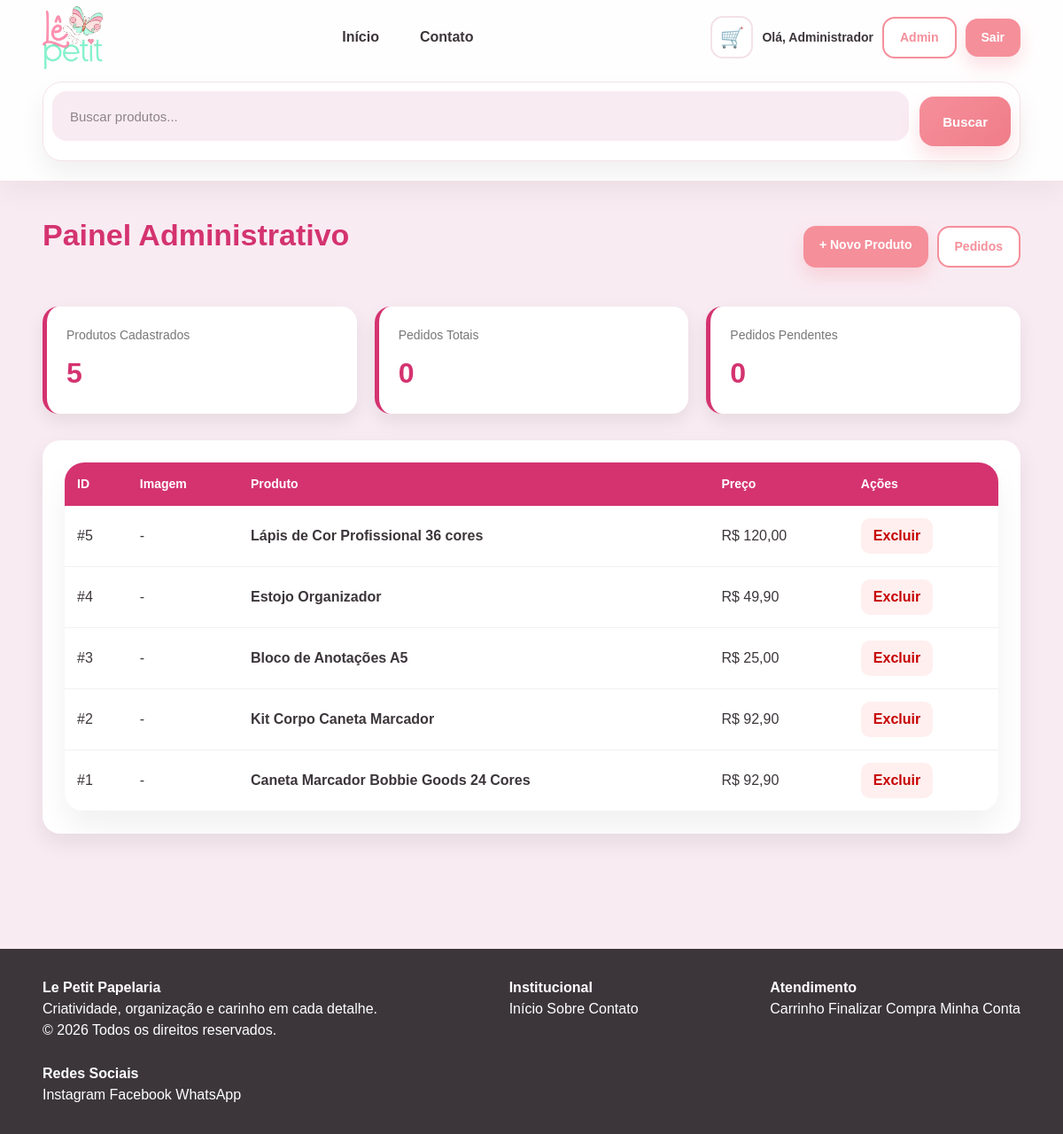
/admin.php (signed in), run on the app's committed database.
### tables this page shows
CREATE TABLE `products` (
  `id` int(11) NOT NULL,
  `nome` varchar(255) NOT NULL,
  `descricao` text DEFAULT NULL,
  `preco` decimal(10,2) NOT NULL,
  `imagem` varchar(255) DEFAULT NULL,
  `categoria` varchar(100) DEFAULT NULL,
  `marca` varchar(100) DEFAULT NULL,
  `created_at` timestamp NOT NULL DEFAULT current_timestamp()
);

### admin.php (the view, shortened to what this page needs)
<?php
require 'config.php';
$products = $pdo->query("
SELECT * FROM products
ORDER BY id DESC
")->fetchAll();
$totalProdutos = $pdo->query("SELECT COUNT(*) FROM products")->fetchColumn();
$totalPedidos = $pdo->query("SELECT COUNT(*) FROM orders")->fetchColumn();
$pedidosPendentes = $pdo->query("SELECT COUNT(*) FROM orders WHERE status='pendente'")->fetchColumn();
require 'header.php';
?>
<div class="admin-page">
<div class="admin-top">
<div class="admin-title">
Painel Administrativo
</div>
<div class="admin-actions">
<a href="add_product.php" class="btn">+ Novo Produto</a>
<a href="admin_pedidos.php" class="btn-outline">Pedidos</a>
</div>
</div>
<div class="stats-grid">
<div class="stat-card">
<div class="stat-label">Produtos Cadastrados</div>
<div class="stat-number"><?= $totalProdutos ?></div>
</div>
<div class="stat-card">
<div class="stat-label">Pedidos Totais</div>
<div class="stat-number"><?= $totalPedidos ?></div>
</div>
<div class="stat-card">
<div class="stat-label">Pedidos Pendentes</div>
<div class="stat-number"><?= $pedidosPendentes ?></div>
</div>
</div>
<div class="admin-box">
<table class="table">
<tr>
<th>ID</th>
<th>Imagem</th>
<th>Produto</th>
<th>Preço</th>
<th>Ações</th>
</tr>
<?php foreach($products as $p): ?>
<tr>
<td>#<?= $p['id'] ?></td>
<td>
<?php if($p['imagem']): ?>
<img src="uploads/<?= htmlspecialchars($p['imagem']) ?>" class="prod-img">
<?php else: ?>
-
<?php endif; ?>
</td>
<td>
<strong><?= htmlspecialchars($p['nome']) ?></strong>
</td>
<td>
R$ <?= number_format($p['preco'],2,',','.') ?>
</td>
<td>
<a
href="admin.php?delete=<?= $p['id'] ?>"
class="action-delete"
onclick="return confirm('Excluir produto?')"
>
Excluir
</a>
</td>
</tr>
<?php endforeach; ?>
</table>
</div>
</div>
<?php require 'footer.php'; ?>

### style.css (style rules this page uses)
* { margin:0; padding:0; box-sizing:border-box; }
html { scroll-behavior:smooth; }
body { font-family:Arial, Helvetica, sans-serif; background:#f9ebf2; color:#3c363b; line-height:1.5; }
a { text-decoration:none; color:inherit; }
.btn, .btn-outline { padding:11px 18px; border-radius:14px; font-weight:700; cursor:pointer; transition:.25s ease; font-size:14px; }
.btn { border:none; background:#f58f9a; color:#fff; box-shadow:0 10px 20px rgba(245,143,154,.28); }
.btn-outline { border:2px solid #f58f9a; background:#fff; color:#f58f9a; }
.table, .cart-table { width:100%; border-collapse:collapse; background:#fff; border-radius:22px; overflow:hidden; box-shadow:0 18px 35px rgba(0,0,0,.06); }
.table th, .cart-table th { background:#3c363b; color:#fff; padding:16px; text-align:left; }
.table td, .cart-table td { padding:16px; border-bottom:1px solid #f3e2e8; }

### admin.php (style rules this page uses)
.admin-page { max-width:1400px; margin:auto; }
.admin-title { font-size:34px; font-weight:700; color:#d43370; margin-bottom:25px; }
.admin-top { display:flex; justify-content:space-between; align-items:center; gap:15px; flex-wrap:wrap; margin-bottom:30px; }
.admin-actions { display:flex; gap:10px; flex-wrap:wrap; }
.stats-grid { display:grid; grid-template-columns:repeat(auto-fit,minmax(220px,1fr)); gap:20px; margin-bottom:30px; }
.stat-card { background:#fff; padding:22px; border-radius:18px; box-shadow:0 8px 20px rgba(0,0,0,.08); border-left:5px solid #d43370; }
.stat-label { font-size:14px; color:#777; margin-bottom:8px; }
.stat-number { font-size:32px; font-weight:700; color:#d43370; }
.admin-box { background:#fff; padding:25px; border-radius:20px; box-shadow:0 10px 25px rgba(0,0,0,.08); overflow-x:auto; }
.table { width:100%; border-collapse:collapse; min-width:700px; }
.table th { background:#d43370; color:#fff; padding:14px; text-align:left; font-size:14px; }
.table td { padding:14px; border-bottom:1px solid #f1f1f1; vertical-align:middle; }
.action-delete { background:#ffefef; color:#c60000; padding:8px 14px; border-radius:10px; font-weight:bold; display:inline-block; }

### data on the page
products: id "5", nome "Lápis de Cor Profissional 36 cores", preco "120,00"
products: id "4", nome "Estojo Organizador", preco "49,90"
products: id "3", nome "Bloco de Anotações A5", preco "25,00"
products: id "2", nome "Kit Corpo Caneta Marcador", preco "92,90"
products: id "1", nome "Caneta Marcador Bobbie Goods 24 Cores", preco "92,90"

### other printed values
$user['nome'] "Administrador"
$totalProdutos "5"
$totalPedidos "0"
$pedidosPendentes "0"
